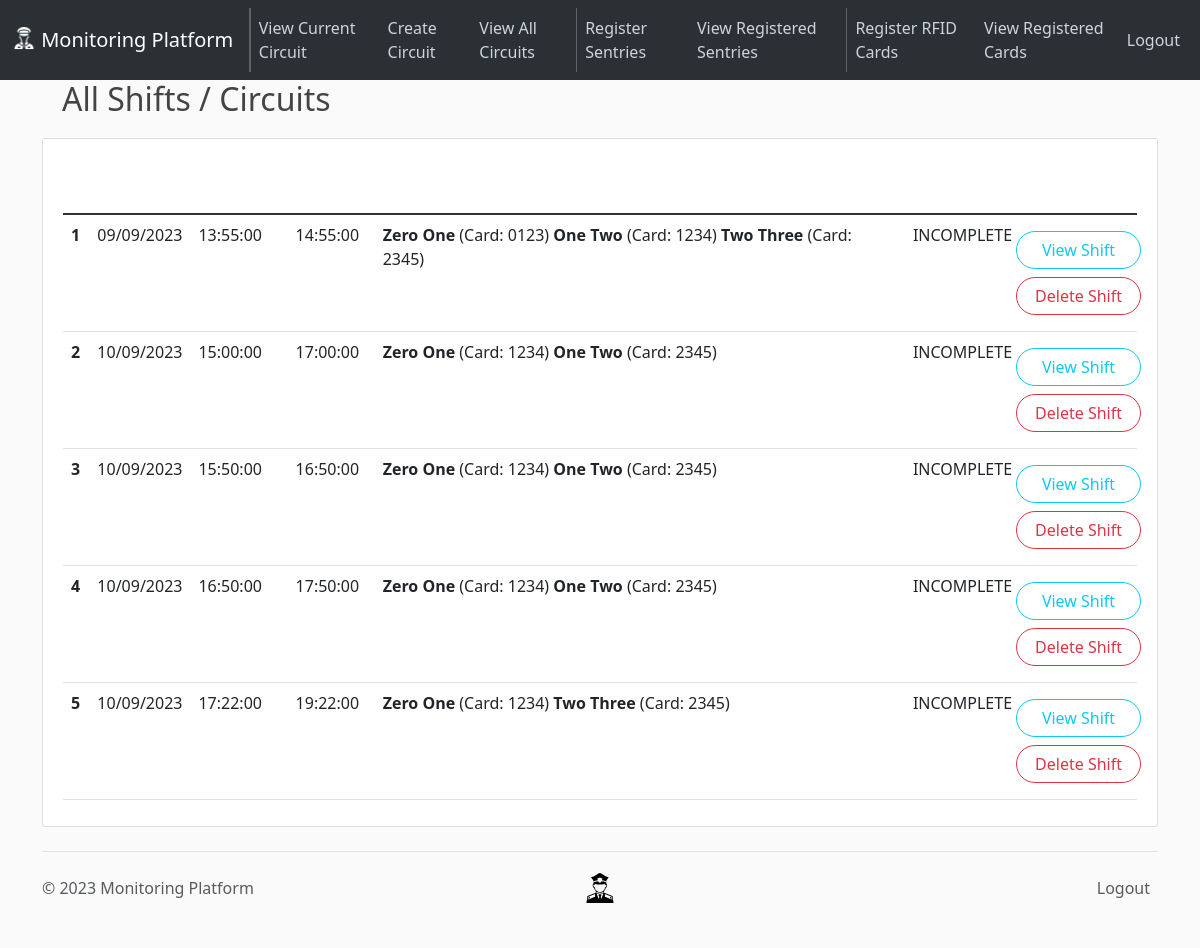
/circuit/logs (signed in), run on an earlier commit of the app's database.
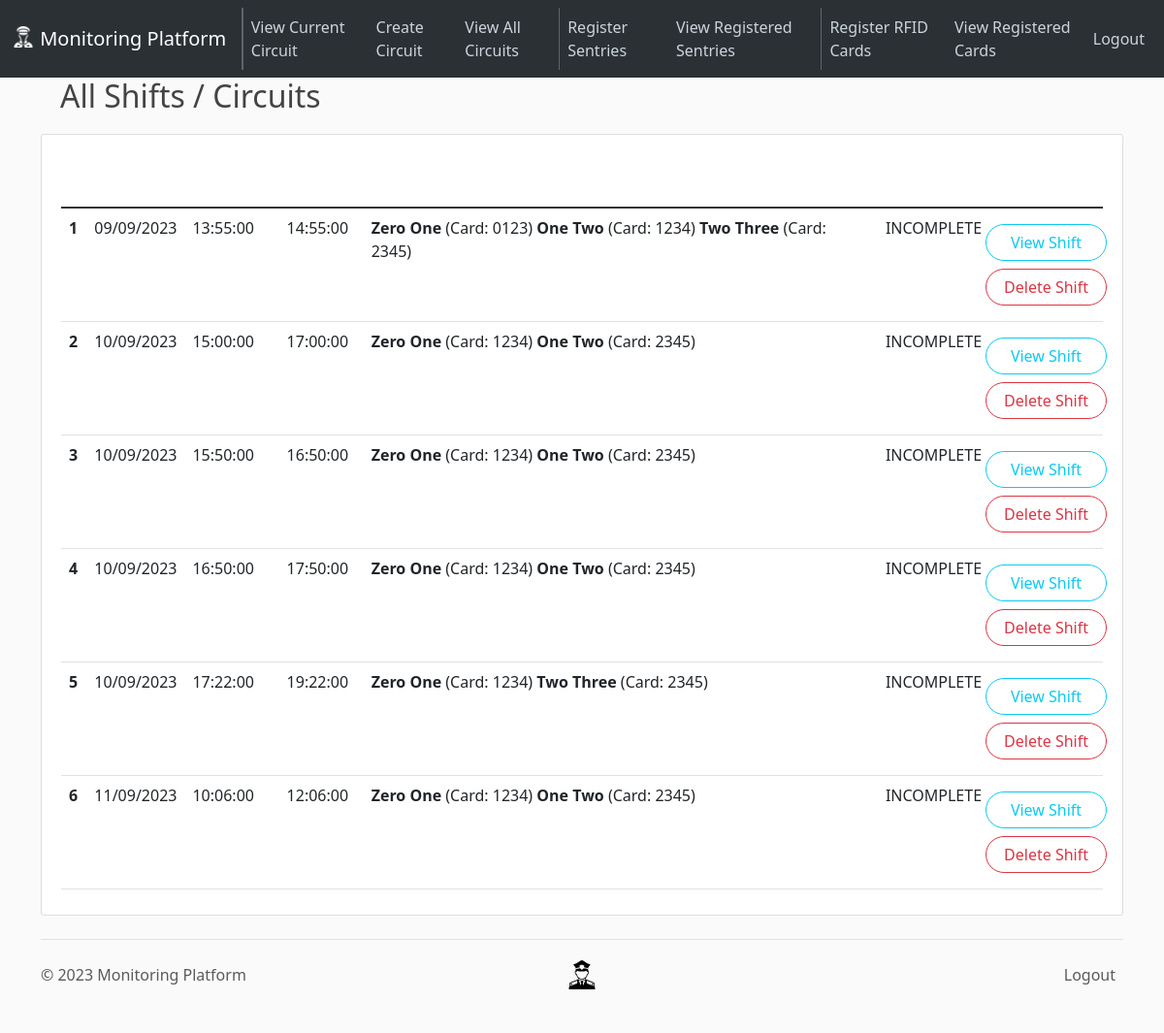
And on a later commit of the database.
### app/models.py (models this page shows, shortened)
class Shift(db.Model):
    __tablename__ = "shifts"
    id = Column(Integer, primary_key=True, autoincrement=True)
    shift_start = Column(Integer, nullable=False, unique=True)
    shift_end = Column(Integer, nullable=False)
    _sentries_on_duty = Column(Text, nullable=False)
    _circuit = Column(Text, nullable=False)
    _path_freqs = Column(Text, nullable=False)
    _alarms = Column(Text, nullable=False, default="[]")
    completed = Column(Boolean, nullable=False, default=False)
    @property
    def sentries(self):
        return literal_eval(self._sentries_on_duty)
    @property
    def circuit(self):
        return literal_eval(self._circuit)
    @property
    def path_freqs(self):
        return literal_eval(self._path_freqs)
    @property
    def alarms(self):
        return literal_eval(self._alarms)

### app/routes.py (the view)
@app.route("/circuit/logs")
@login_required  # ensures that supervisor is logged in to access
def view_all_circuits():
    shifts = Shift.query.all()
    return render_template("view-all-circuits.html", circuits=shifts)

### app/models.py (called while the page is built)
@login_manager.user_loader
def load_supervisor(supervisor_id):
    return Supervisor.query.get(int(supervisor_id))

### app/routes.py (called while the page is built)
@app.template_filter("readable")
def derive_date_time(epoch: int):
    return datetime.fromtimestamp(epoch).strftime("%d/%m/%Y, %H:%M:%S")

@app.template_filter("readable_day")
def derive_date(epoch: int):
    return datetime.fromtimestamp(epoch).strftime("%d/%m/%Y")

@app.template_filter("readable_time")
def derive_time(epoch: int):
    return datetime.fromtimestamp(epoch).strftime("%H:%M:%S")

### app/templates/view-all-circuits.html (shortened to what this page needs)
{% extends 'layout.html' %}{% block content %}
<h2>All Shifts / Circuits</h2>
<article class="media content-section">
  <div class="media-body">
    <table class="table">
      <thead class="bg-steel">
        <tr>
          <th scope="col" style="color: white">#</th>
          <th scope="col" style="color: white">Day</th>
          <th scope="col" style="color: white">Shift Start</th>
          <th scope="col" style="color: white">Shift End</th>
          <th scope="col" style="color: white">Sentries On Duty</th>
          <th scope="col" style="color: white">Status</th>
          <th scope="col" style="color: white">Shift Actions</th>
        </tr>
      </thead>
      <tbody class="table-group-divider">
        {% for circuit in circuits %}
        <tr>
          <th scope="row">{{ circuit.id }}</th>
          <td>{{ circuit.shift_start|readable_day }}</td>
          <td>{{ circuit.shift_start|readable_time }}</td>
          <td>{{ circuit.shift_end|readable_time }}</td>
          <td>
            {% for sentry in circuit.sentries %}
            <strong>{{ sentry[0] }}</strong> (Card: {{ sentry[1].upper() }}) {%
            endfor %}
          </td>
          {% if completed %}
          <td>COMPLETE</td>
          {% else %}
          <td>INCOMPLETE</td>
          {% endif %}
          <td class="align-middle">
            <div class="row my-2">
              <a
                class="btn btn-outline-info rounded-pill"
                href="{{ url_for('view_one_circuit', shift_id=circuit.id) }}"
                >View Shift</a
              >
            </div>
            <div class="row my-2">
              <button
                type="button"
                class="btn btn-outline-danger rounded-pill"
                data-bs-toggle="modal"
                data-bs-target="#delete-shift-{{ circuit.id }}"
              >
                Delete Shift
              </button>
            </div>
          </td>
        </tr>
        {% endfor %}
      </tbody>
    </table>
  </div>
</article>
{% endblock content %}

### app/templates/layout.html (shortened to what this page needs)
<!DOCTYPE html>
<html lang="en">
  <head>
    <link
      href="https://cdn.jsdelivr.net/npm/bootstrap@5.3.0-alpha3/dist/css/bootstrap.min.css"
      rel="stylesheet"
    />
    <link
      rel="stylesheet"
      type="text/css"
      href="{{ url_for('static', filename='main.css') }}"
    />
  </head>
  <body>
    {% include 'nav.html' %}
    <main role="main" class="container">
       {% block content %}{% endblock content %}
    </main>
    {% include 'footer.html' %}
  </body>
</html>

### app/templates/nav.html (shortened to what this page needs)
<header class="site-header">
  <nav
    class="navbar fixed-top navbar-expand-lg bg-body-tertiary"
    data-bs-theme="dark"
  >
    <div class="container-fluid">
      <a class="navbar-brand" href="{{ url_for('home') }}">
        <img
          src="{{ url_for('static', filename='nav-guard.png') }}"
          alt="Logo"
          width="24"
          height="24"
          class="d-inline-block align-text-top"
        />
        Monitoring Platform
      </a>
      <div class="collapse navbar-collapse" id="navbarSupportedContent">
        <ul class="navbar-nav me-auto mb-2 mb-lg-0">
          <li class="nav-item">
            <a
              class="nav-link active"
              aria-current="page"
              href="{{ url_for('view_current_route') }}"
              >View Current Circuit</a
            >
          </li>
          <li class="nav-item">
            <a
              class="nav-link active"
              aria-current="page"
              href="{{ url_for('create_route') }}"
              >Create Circuit</a
            >
          </li>
          <li class="nav-item">
            <a class="nav-link" href="{{ url_for('view_all_circuits') }}"
              >View All Circuits</a
            >
          </li>
          <li class="nav-item">
            <a class="nav-link" href="{{ url_for('register_sentry') }}"
              >Register Sentries</a
            >
          </li>
          <li class="nav-item">
            <a class="nav-link" href="{{ url_for('view_all_sentries') }}"
              >View Registered Sentries</a
            >
          </li>
          <li class="nav-item">
            <a class="nav-link" href="{{ url_for('register_card') }}"
              >Register RFID Cards</a
            >
          </li>
          <li class="nav-item">
            <a class="nav-link" href="{{ url_for('view_all_cards') }}"
              >View Registered Cards</a
            >
          </li>
        </ul>
        <div class="navbar-nav">
          {% if current_user.is_authenticated %}
          <a class="nav-item nav-link" href="{{ url_for('logout') }}">Logout</a>
          {% else %}
          <a class="nav-item nav-link" href="#login-form">Login</a>
        </div>
        {% endif %}
      </div>
    </div>
  </nav>
</header>

### app/templates/footer.html (shortened to what this page needs)
<div class="container">
  <footer
    class="footer d-flex flex-wrap justify-content-between align-items-center py-3 my-4 border-top"
  >
    <p class="col-md-4 mb-0 text-body-secondary">
      &copy; 2023 Monitoring Platform
    </p>
    <a
      href="/"
      class="col-md-4 d-flex align-items-center justify-content-center mb-3 mb-md-0 me-md-auto link-body-emphasis text-decoration-none"
    >
      <img
        src="{{ url_for('static', filename='guard.svg') }}"
        alt="Logo"
        width="30"
        height="30"
        class="d-inline-block align-text-top"
      />
    </a>
    {% if current_user.is_authenticated %}
    <ul class="nav col-md-4 justify-content-end">
      <li class="nav-item">
        <a
          href="{{ url_for('logout') }}"
          class="nav-link px-2 text-body-secondary"
          >Logout</a
        >
      </li>
    </ul>
    {% endif %}
  </footer>
</div>

### app/static/main.css (style rules this page uses)
body { background: #fafafa; color: #333333; margin-top: 5rem; }
h1, h2, h3, h4, h5, h6 { color: #444444; margin: 20px; }
.bg-steel { background-color: #5f788a; }
.site-header .navbar-nav .nav-link { color: #cbd5db; }
.site-header .navbar-nav .nav-link.active { font-weight: 500; }
.content-section { background: #ffffff; padding: 10px 20px; border: 1px solid #dddddd; border-radius: 3px; margin-bottom: 20px; }

What changed in the data, as far as the page shows it:
added Shift: id "6", shift_start|readable_day "11/09/2023", shift_start|readable_time "10:06:00", shift_end|readable_time "12:06:00", sentry "Zero One" "One Two", sentry "1234" "2345"
